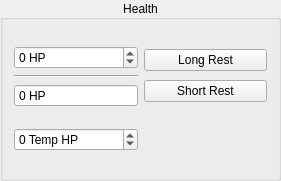
   <widget class="QGroupBox" name="gridGroupBox_3">
    <property name="geometry">
     <rect>
      <x>440</x>
      <y>90</y>
      <width>281</width>
      <height>181</height>
     </rect>
    </property>
    <property name="title">
     <string>Health</string>
    </property>
    <property name="alignment">
     <set>Qt::AlignCenter</set>
    </property>
    <layout class="QGridLayout" name="gridLayout_3">
     <item row="0" column="0">
      <layout class="QVBoxLayout" name="verticalLayout_8">
       <item>
        <widget class="QSpinBox" name="current_hp">
         <property name="suffix">
          <string> HP</string>
         </property>
         <property name="minimum">
          <number>-999</number>
         </property>
         <property name="maximum">
          <number>999</number>
         </property>
        </widget>
       </item>
       <item>
        <widget class="Line" name="line">
         <property name="orientation">
          <enum>Qt::Horizontal</enum>
         </property>
        </widget>
       </item>
       <item>
        <widget class="QSpinBox" name="base_hp">
         <property name="readOnly">
          <bool>true</bool>
         </property>
         <property name="buttonSymbols">
          <enum>QAbstractSpinBox::NoButtons</enum>
         </property>
         <property name="suffix">
          <string> HP</string>
         </property>
         <property name="prefix">
          <string/>
         </property>
         <property name="maximum">
          <number>999</number>
         </property>
         <property name="value">
          <number>0</number>
         </property>
        </widget>
       </item>
      </layout>
     </item>
     <item row="0" column="1">
      <layout class="QVBoxLayout" name="verticalLayout_23">
       <item>
        <widget class="QPushButton" name="longRestButton">
         <property name="text">
          <string>Long Rest</string>
         </property>
        </widget>
       </item>
       <item>
        <widget class="QPushButton" name="shortRestButton">
         <property name="text">
          <string>Short Rest</string>
         </property>
        </widget>
       </item>
      </layout>
     </item>
     <item row="1" column="0">
      <widget class="QSpinBox" name="temp_hp">
       <property name="suffix">
        <string> Temp HP</string>
       </property>
       <property name="prefix">
        <string/>
       </property>
       <property name="minimum">
        <number>-999</number>
       </property>
       <property name="maximum">
        <number>999</number>
       </property>
      </widget>
     </item>
    </layout>
   </widget>
